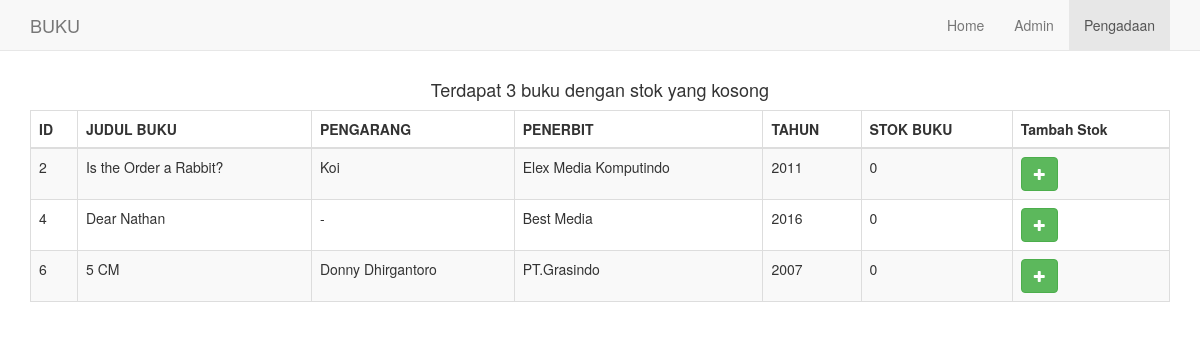
Screenshot of /pengadaan.php with the database file from the repository.
### tables this page shows
CREATE TABLE `tabel_buku` (
  `id_buku` int(20) NOT NULL,
  `judul_buku` varchar(50) NOT NULL,
  `pengarang` varchar(50) NOT NULL,
  `penerbit` varchar(50) NOT NULL,
  `tahun` int(10) NOT NULL,
  `stok_buku` int(10) NOT NULL
);

### pengadaan.php (the view, shortened to what this page needs)
<!DOCTYPE html>
<html>
<head>
	<link rel="stylesheet" type="text/css" href="assets/css/bootstrap.min.css">
    <link rel="stylesheet" href="assets/css/font-awesome.min.css">
    <link rel="stylesheet" href="assets/css/offcanvas.css">
</head>
<body>
	<nav class="navbar navbar-fixed-top navbar-default">
		<div class="container">
			<div class="navbar-header">
          		<a class="navbar-brand" href="/">BUKU</a>
			</div>
        	<div id="navbar" class="collapse navbar-collapse navbar-right">
        		<ul class="nav navbar-nav">
        			<li><a href="home.php">Home</a></li>
        			<li><a href="admin.php">Admin</a></li>
        			<li class="active"><a href="pengadaan.php">Pengadaan</a></li>
        		</ul>
        	</div>
		</div>
	</nav>
	<div class="container">
		<?php
			require_once 'koneksi.php';
		?>
		<?php
			$query = mysqli_query($con,"SELECT * FROM tabel_buku WHERE stok_buku = '0'");
			$jumlah_habis = mysqli_num_rows($query);
			if ($jumlah_habis < 1) {
				echo "<center><h4>Tidak ada buku yang kosong.</h4></center>";
			} else {
				echo "<center><h4>Terdapat " .$jumlah_habis. " buku dengan stok yang kosong</h4></center>";
			}
		?>
		<table class="table table-striped table-hover table-bordered">
			<thead>
				<tr>
					<th>ID</th>
					<th>JUDUL BUKU</th>
					<th>PENGARANG</th>
					<th>PENERBIT</th>
					<th>TAHUN</th>
					<th>STOK BUKU</th>
					<th>Tambah Stok</th>
				</tr>
			</thead>
			<tbody>
				<?php
						$query2 = mysqli_query($con,"SELECT * FROM tabel_buku WHERE stok_buku = '0'");
						while ($array = mysqli_fetch_array($query2)) {
				?>
				<tr>
					<td><?=$array['id_buku'];?></td>
					<td><?=$array['judul_buku'];?></td>
					<td><?=$array['pengarang'];?></td>
					<td><?=$array['penerbit'];?></td>
					<td><?=$array['tahun'];?></td>
					<td><?=$array['stok_buku'];?></td>
					<td><a href="?id=<?=$array['id_buku'];?>" class="btn btn-success"><i class="fa fa-plus"></i></a></td>
				</tr>
				<?php
						}
				?>
			</tbody>
		</table>
	</div>
</body>
</html>

### assets/css/offcanvas.css (style rules this page uses)
html, body { overflow-x: hidden; }
body { padding-top: 70px; }

### rows the page displays
tabel_buku: id_buku "2", judul_buku "Is the Order a Rabbit?", pengarang "Koi", penerbit "Elex Media Komputindo", tahun "2011", stok_buku "0"
tabel_buku: id_buku "4", judul_buku "Dear Nathan", pengarang "-", penerbit "Best Media", tahun "2016", stok_buku "0"
tabel_buku: id_buku "6", judul_buku "5 CM", pengarang "Donny Dhirgantoro", penerbit "PT.Grasindo", tahun "2007", stok_buku "0"

### other values shown
$jumlah_habis "3"
